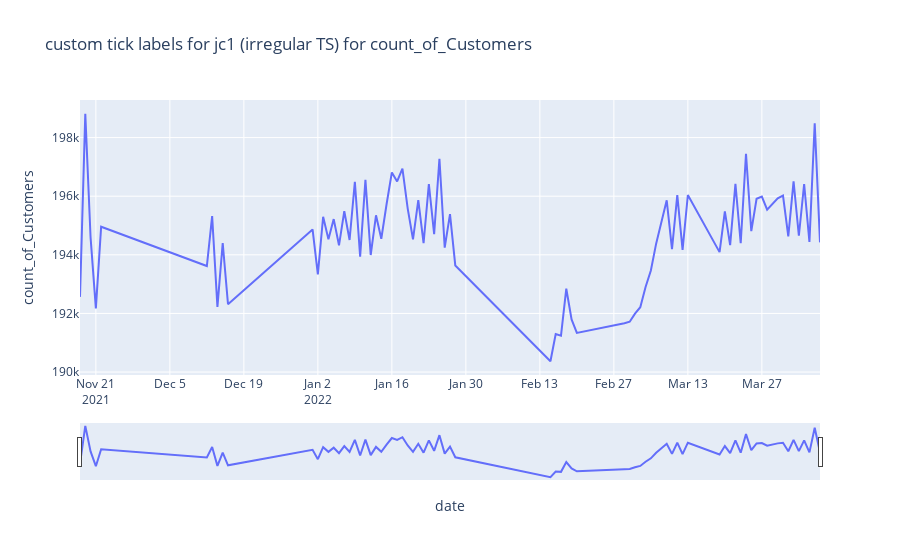
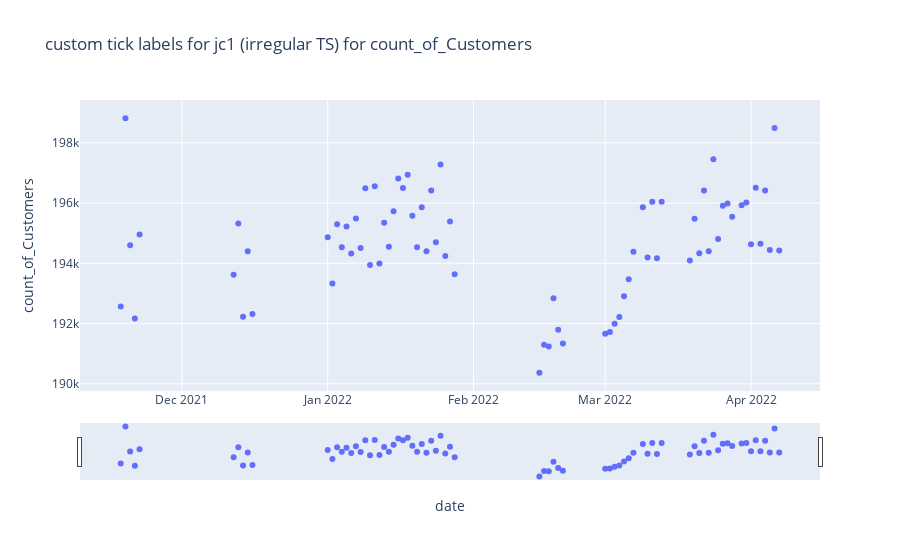
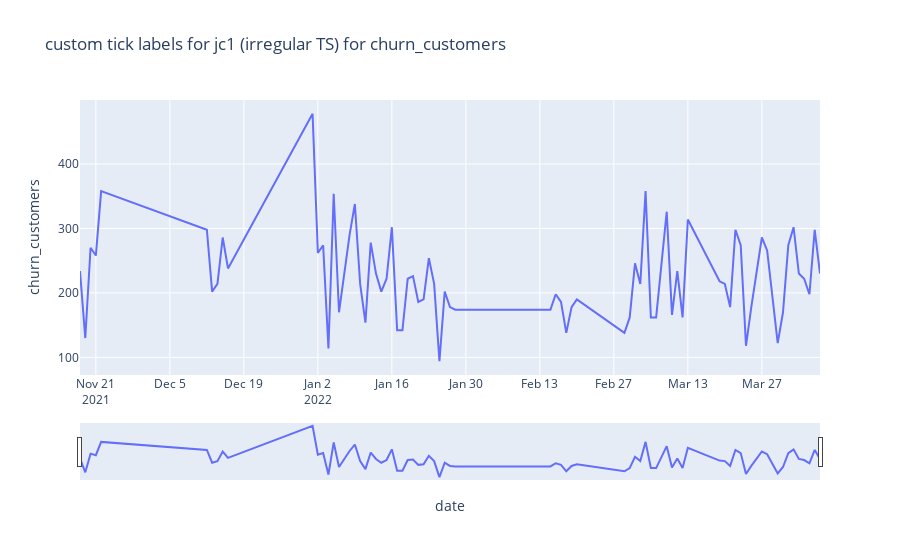
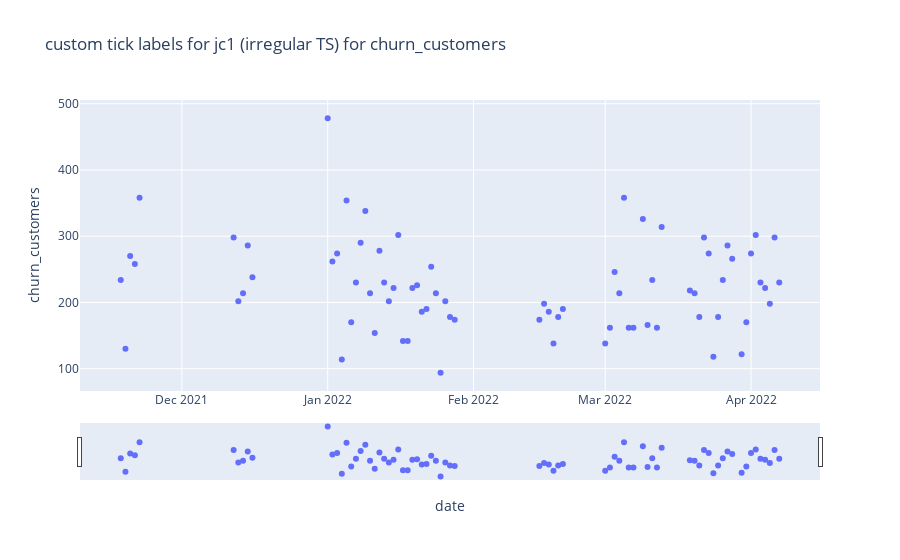

Notebook code for these charts, in order:
### Markdown cell above
### plotting both line and scatter plot

### Code cell
import plotly.express as px
for i in range (1,12):

    fig = px.line(df_jc1_plot, x="date", y=df_jc1_plot.columns[i],
              hover_data={"date"},
              title=f'custom tick labels for jc1 (irregular TS) for {df_jc1_plot.columns[i]}')
    fig.update_xaxes(rangeslider_visible=True)
    fig1 = px.scatter(df_jc1_plot, x=df_jc1_plot.columns[0], y=df_jc1_plot.columns[i],
              hover_data={"date"},
              title=f'custom tick labels for jc1 (irregular TS) for {df_jc1_plot.columns[i]}')
    fig1.update_xaxes(rangeslider_visible=True)


    fig.show()
    fig1.show()
    i=i+1
